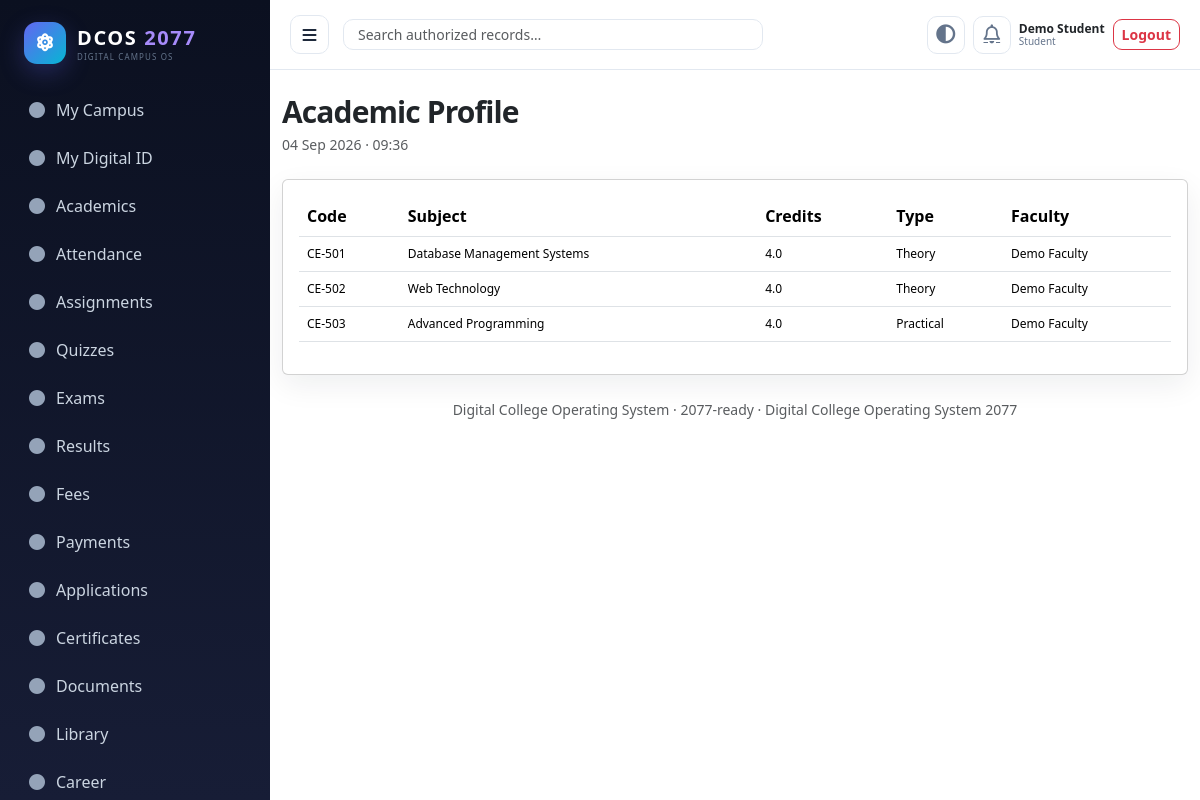
The app's page /student/academics.php (signed in) with its own data.
### tables this page shows
CREATE TABLE subjects(id INT AUTO_INCREMENT PRIMARY KEY,branch_id INT NOT NULL,semester_id INT NOT NULL,code VARCHAR(30) UNIQUE,name VARCHAR(150),credits DECIMAL(4,1) DEFAULT 4,subject_type VARCHAR(40) DEFAULT 'Theory',max_marks DECIMAL(6,2) DEFAULT 100,passing_marks DECIMAL(6,2) DEFAULT 40,status TINYINT DEFAULT 1,FOREIGN KEY(branch_id) REFERENCES branches(id),FOREIGN KEY(semester_id) REFERENCES semesters(id));

CREATE TABLE users(id INT AUTO_INCREMENT PRIMARY KEY,role_id INT NOT NULL,name VARCHAR(150) NOT NULL,email VARCHAR(190) UNIQUE NOT NULL,password_hash VARCHAR(255) NOT NULL,status ENUM('active','inactive','suspended') DEFAULT 'active',profile_photo VARCHAR(255),last_login_at DATETIME NULL,created_at TIMESTAMP DEFAULT CURRENT_TIMESTAMP,updated_at TIMESTAMP DEFAULT CURRENT_TIMESTAMP ON UPDATE CURRENT_TIMESTAMP,FOREIGN KEY(role_id) REFERENCES roles(id));

### config/database.php (called while the page is built, shortened)
<?php
function db(): PDO {
    $host=getenv('CMS_DB_HOST') ?: '127.0.0.1'; $name=getenv('CMS_DB_NAME') ?: 'college_management';
    $user=getenv('CMS_DB_USER') ?: 'root'; $pass=getenv('CMS_DB_PASS') ?: '';
    $dsn="mysql:host={$host};dbname={$name};charset=utf8mb4";
    $pdo=new PDO($dsn,$user,$pass,[PDO::ATTR_ERRMODE=>PDO::ERRMODE_EXCEPTION,PDO::ATTR_DEFAULT_FETCH_MODE=>PDO::FETCH_ASSOC,PDO::ATTR_EMULATE_PREPARES=>false]);
    return $pdo;
}

### helpers/security.php (called while the page is built, shortened)
<?php
function e($v){return htmlspecialchars((string)$v,ENT_QUOTES,'UTF-8');}

### student/academics.php (the view)
<?php require_once __DIR__.'/../includes/bootstrap.php';require_role('Student');$q=db()->prepare('SELECT s.code,s.name,s.credits,s.subject_type,u.name faculty_name FROM student_subjects ss JOIN subjects s ON s.id=ss.subject_id LEFT JOIN faculty_subjects fs ON fs.subject_id=s.id LEFT JOIN faculty f ON f.id=fs.faculty_id LEFT JOIN users u ON u.id=f.user_id JOIN students st ON st.id=ss.student_id WHERE st.user_id=? ORDER BY s.code');$q->execute([actor_id()]);page_top('Academic Profile');?><div class='card p-3 table-responsive'><table class='table'><tr><th>Code</th><th>Subject</th><th>Credits</th><th>Type</th><th>Faculty</th></tr><?php foreach($q as $r):?><tr><td><?=e($r['code'])?></td><td><?=e($r['name'])?></td><td><?=e($r['credits'])?></td><td><?=e($r['subject_type'])?></td><td><?=e($r['faculty_name']??'—')?></td></tr><?php endforeach;?></table></div><?php page_bottom(); ?>

### assets/css/app.css (style rules this page uses)
:root { --primary:#4f46e5;--primary2:#6366f1;--secondary:#0ea5e9;--success:#10b981;--warning:#f59e0b;--danger:#ef4444;--info:#06b6d4;--bg:#f8fafc;--panel:#fff;--ink:#1e293b;--muted:#64748b;--line:#e2e8f0;--dark:#0f172a;--sidebar:#0b1020;--sidebar2:#171d36;--radius:14px;--shadow:0 10px 30px rgba(15,23,42,.07);--shadow-lg:0 24px 70px rgba(15,23,42,.15) }
* { box-sizing:border-box }
html { scroll-behavior:smooth }
body { margin:0;background:var(--bg);color:var(--ink);font-family:Inter,ui-sans-serif,system-ui,-apple-system,BlinkMacSystemFont,"Segoe UI",Roboto,Arial,sans-serif;font-size:14px;line-height:1.55 }
.card { border:1px solid var(--line);box-shadow:var(--shadow);border-radius:var(--radius);background:var(--panel) }
.table tbody td { font-size:12px;vertical-align:middle }

### records on screen
subjects: code "CE-501", name "Database Management Systems", credits "4.0", subject_type "Theory", users.name "Demo Faculty"
subjects: code "CE-502", name "Web Technology", credits "4.0", subject_type "Theory", users.name "Demo Faculty"
subjects: code "CE-503", name "Advanced Programming", credits "4.0", subject_type "Practical", users.name "Demo Faculty"

### other values on screen
$label "My Campus"
$label "My Digital ID"
$label "Academics"
$label "Attendance"
$label "Assignments"
$label "Quizzes"
$label "Exams"
$label "Results"
$label "Fees"
$label "Payments"
$label "Applications"
$label "Certificates"
$label "Documents"
$label "Library"
$label "Career"
